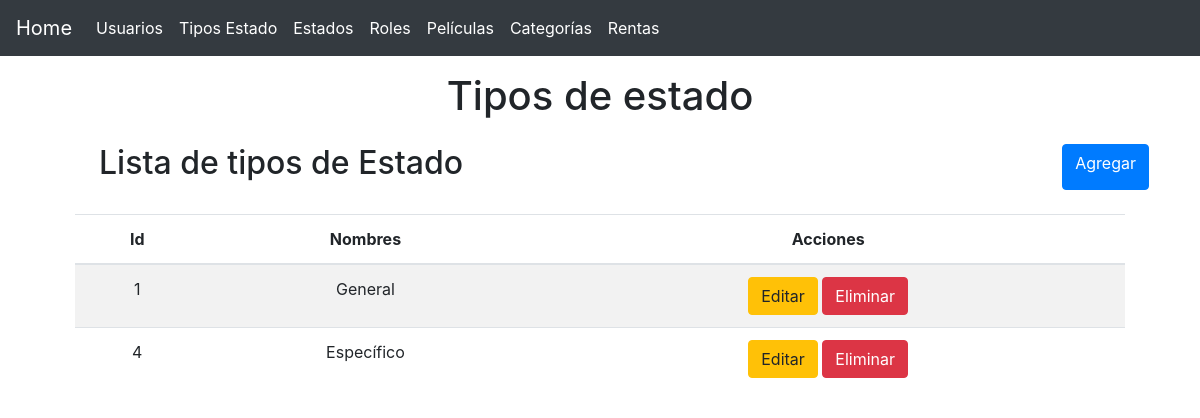
Page /?controller=typestatus on the committed database.
### tables this page shows
CREATE TABLE IF NOT EXISTS `type_statuses` (
  `id` int(6) NOT NULL AUTO_INCREMENT,
  `name` varchar(30) NOT NULL,
  PRIMARY KEY (`id`)
);

### controllers/TypeStatusController.php (called while the page is built, shortened)
<?php
require 'models/Type_statuses.php';
class TypeStatusController
{
    private $Type_statusesModel;
    public function __construct()
    {
        $this->Type_statusesModel = new Type_statuses;
    }
    public function index()
    {
        $typeSt = $this->Type_statusesModel->getAll();
    	require 'views/layout.php';
        require 'views/type_statuses/list.php';
    }
}

### models/Type_statuses.php (called while the page is built, shortened)
<?php
class type_statuses
{
	private $pdo;
	public function __construct()
    {
    	try {
    		$this->pdo = new Database;
	    } catch (PDOException $e) {
	    	die($e->getMessage());
	    }
    }
    public function getAll()
    {
    	try {
    		$strSql = "SELECT * FROM type_statuses";
    		$query = $this->pdo->select($strSql);
    		return $query;
	    } catch (PDOException $e) {
	    	die($e->getMessage());
	    }
    }
}

### providers/Database.php (called while the page is built, shortened)
<?php
class Database extends PDO
{
    public function select($strSql, $arrayData = array(), $fetchMode = PDO::FETCH_OBJ)
    {
    	$query = $this->prepare($strSql);
    	if( !$query->execute() ) {
    		echo "Error, la consulta no se realizó";
    	} else {
    		return $query->fetchAll($fetchMode);
    	}
    }
}

### views/type_statuses/list.php (the view)
<main class="container">
	<section class="col-md-12 text-center">
		<div class="mt-3">
			<h1>Tipos de estado</h1>
		</div>
		<div class="col-md-12 m-4 d-flex justify-content-between">
			<h2>Lista de tipos de Estado</h2>
			<a href="?controller=typestatus&method=add" class="btn btn-primary">Agregar</a>
		</div>
		<section class="col-md-12 flex-nowrap table-responsive">
			<table class="table table-striped table-hover">
				<thead>
					<tr>
						<th>Id</th>
						<th>Nombres</th>
						<th>Acciones</th>
					</tr>
				</thead>
				<tbody>
					<?php foreach($typeSt as $tstatus): ?>
						<tr>
							<td><?php echo $tstatus->id ?></td>
							<td><?php echo $tstatus->name ?></td>
							<td>
								<a href="?controller=TypeStatus&method=edit&id=<?php echo $tstatus->id?>" class="btn btn-warning" title="Editar tipo de estado">Editar</a>
								<a href="?controller=TypeStatus&method=delete&id=<?php echo $tstatus->id?>" class="btn btn-danger" title="Eliminar tipo de estado">Eliminar</a>
							</td>
						</tr>
					<?php endforeach ?>
				</tbody>
			</table>
		</section>
	</section>
</main>

### rows in the picture
type_statuses: id "1", name "General"
type_statuses: id "4", name "Específico"
